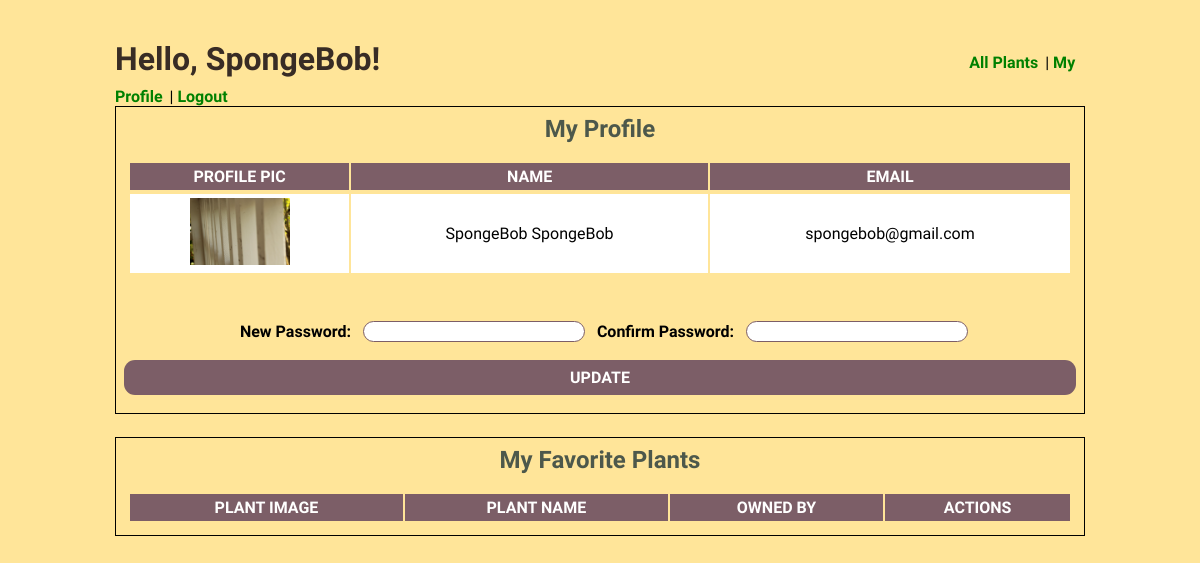
The app's page /user/profile (signed in) with its own data.
### water_plant_app/models.py (models this page shows)
class User(models.Model):
    first_name = models.CharField(max_length = 255)
    last_name = models.CharField(max_length = 255)
    email = models.CharField(max_length = 255)
    password = models.CharField(max_length = 255)
    created_at = models.DateTimeField(auto_now_add = True)
    updated_at = models.DateTimeField(auto_now = True)
    objects = UserManager()

### water_plant_app/views.py (the view)
# urls.py: path('user/profile', views.profile),
def profile(request):
    if 'user_id' not in request.session:
        messages.error(request, "Need to be logged in to change users password!")
        return redirect('/')
    user = User.objects.get(id=request.session['user_id'])
    context = {
        'user':user,
    }
    return render(request, 'profile.html', context)

### water_plant_app/templates/profile.html (shortened to what this page needs)
<!DOCTYPE html>
<html lang="en">
<head>
    {% load static %}
    <link rel="stylesheet" href="{% static 'CSS/style.css' %}">
</head>
<body>
    <div id="all">
        <h1 class="title">Hello, {{user.first_name}}! </h1>  <span> <a class="link" href="/plants">All Plants</a> | <a class="link" href="/user/profile">My Profile</a> | <a class="link" href="/logout">Logout</a> </span>
    <div class="profile">
        <h2 class="sub-title">My Profile</h2>
        <table>
            <tr>
                <th>Profile Pic</th>
                <th>Name</th>
                <th>Email</th>
            </tr>
                <tr>
                    <tbody>
                        <td><img class="img" src="{% static 'img/Cover1.jpg' %}" /></td>
                        <td>{{user.first_name}} {{user.last_name}}</td>
                        <td>{{user.email}}</td>
                    </tbody>
                </tr>
        </table>
        <form id="profile" action="/user/update/profile" method="post">
            <label for="new-password">New Password:</label>
            <input type="password" name = "password">
            <label for="confirm_password">Confirm Password:</label>
            <input type="password" name = "confirm_pw">
            <button type="submit">UPDATE</button>
        </form>
    </div>
    <div class="profile">
        <h2 class="sub-title">My Favorite Plants</h2>
        <table>
            <tr>
                <th>Plant Image</th>
                <th>Plant Name</th>
                <th>Owned By</th>
                <th>Actions</th>
            </tr>
        </table>
    </div>
    </div>
</body>
</html>

### water_plant_app/static/CSS/style.css (style rules this page uses)
* { padding:0; margin:0; font-family:'Open Sans Condensed', sans-serif; }
body { background:#FFE599; }
.img { width:100px; }
#all, #add { width:970px; height:auto; margin:0 auto; margin-top:40px; }
a { color:#382C25; }
.link { margin-right:3px; color:green; }
table { width:100%; padding:4px; }
td { margin-left:20px; padding: 4px; text-align: center; background:white; }
a { font-weight: bold; }
th { padding: 4px; text-align: center; background: #7C5E67; color:white; margin-bottom:2px; font-weight: bold; text-transform: uppercase; }
.title { display:inline-block; vertical-align: middle; margin-right:585px; margin-bottom:9px; color:#382C25; }
.sub-title { text-align: center; margin-bottom:14px; color:#4D584B; }
label { font-weight: bold; }
form { margin: 0 auto; }
a { text-decoration: none; font-weight: bold; }
#profile button { padding:8px; border-radius: 11px; border: none; display:block; width:100%; margin-top:8px; font-size:16px; }
#profile { margin-top:32px; margin-bottom:10px; text-align: center; }
.profile { border:solid 1px black; padding:8px; margin-bottom:23px; }
#profile label { margin-left:8px; margin-right:8px; }
#profile input { border:solid 1px #7C5E67; }
input { margin-top:10px; margin-bottom:10px; font-size:16px; border-radius: 11px; }
button { background:#7C5E67; color:white; font-weight: bold; cursor: pointer; }

### records on screen
User: first_name "SpongeBob", last_name "SpongeBob", email "spongebob@gmail.com"
